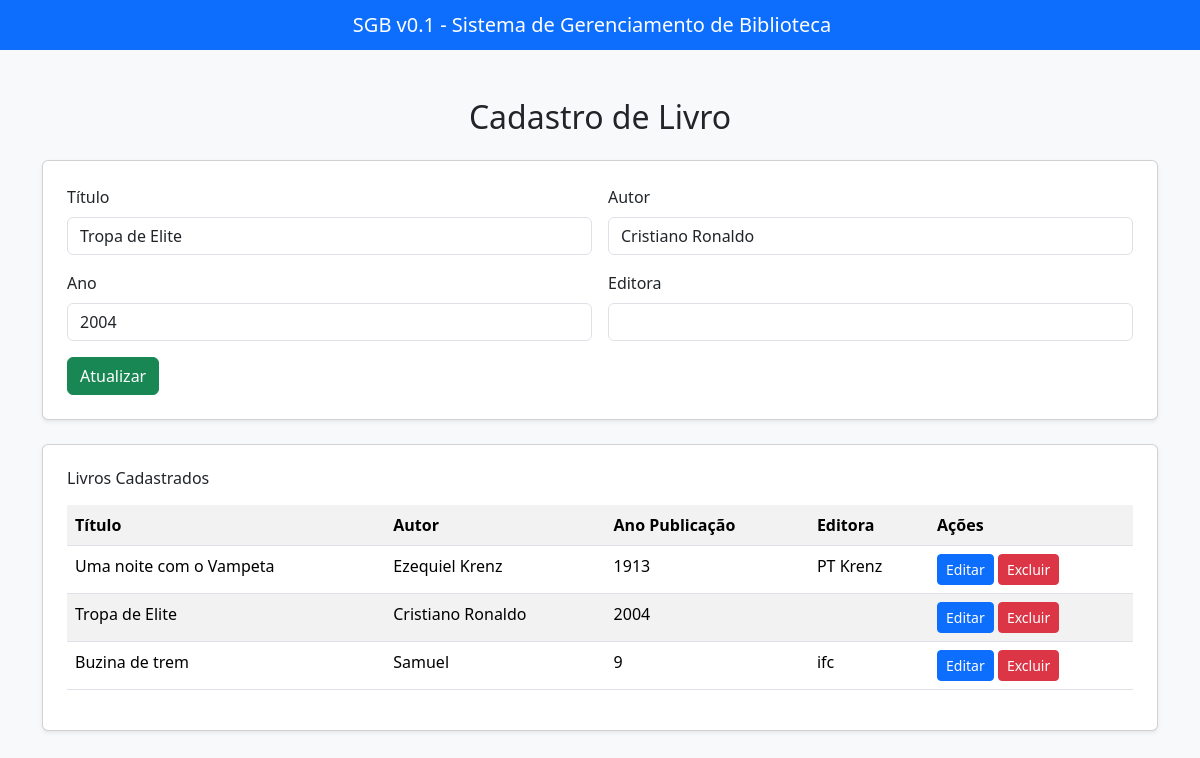
The page /livros/editar/4 on the database its author committed.
### sgb_livros/models.py (models this page shows)
class Livro(models.Model):
    titulo = models.CharField(max_length=200)
    autor = models.CharField(max_length=150)
    ano_publicacao = models.PositiveIntegerField()
    editora = models.CharField(max_length=100, blank=True, null=True)

### sgb_livros/views.py (the view, shortened to what this page needs)
# urls.py: path('editar/<int:livro_id>', views.edita_livro, name='edita_livro'),
def edita_livro(request, livro_id):
    livro = get_object_or_404(Livro, id=livro_id)
    livros = Livro.objects.all()
    return render(request, 'livros.html', {'livros': livros, 'livro_editar': livro})

### sgb_livros/templates/livros.html (shortened to what this page needs)
<!DOCTYPE html>
<html lang="pt-br">
<head>
    <link href="https://cdn.jsdelivr.net/npm/bootstrap@5.3.8/dist/css/bootstrap.min.css" rel="stylesheet"
>
</head>
<body class="bg-light">
    <header>
        <nav class="navbar navbar-expand-lg navbar-dark bg-primary">
            <div class="container-fluid justify-content-center">
                <span class="navbar-brand mb-0 h1">SGB v0.1 - Sistema de Gerenciamento de Biblioteca</span>
            </div>
        </nav>
    </header>
    <div class="container mt-5">
        <h2 class="mb-4 text-center">Cadastro de Livro</h2>
        <div class="card p-4 mb-4 shadow-sm">
            <form action="" method="POST">
                <div class="row g-3">
                    <div class="col-md-6">
                        <label class="form-label">Título</label>
                        <input type="text" name="titulo" class="form-control"
                            value="{{ livro_editar.titulo|default:'' }}" required>
                    </div>
                    <div class="col-md-6">
                        <label class="form-label">Autor</label>
                        <input type="text" name="autor" class="form-control" value="{{ livro_editar.autor|default:'' }}"
                            required>
                    </div>
                    <div class="col-md-6">
                        <label class="form-label">Ano</label>
                        <input type="text" name="ano_publicacao" class="form-control"
                            value="{{ livro_editar.ano_publicacao|default:'' }}" required>
                    </div>
                    <div class="col-md-6">
                        <label class="form-label">Editora</label>
                        <input type="text" name="editora" class="form-control"
                            value="{{ livro_editar.editora|default:'' }}">
                    </div>
                </div>
                <div class="mt-3">
                    <button type="submit" class="btn btn-success">
                        {% if livro_editar %} Atualizar {% else %} Cadastrar {% endif %}
                    </button>
                </div>
            </form>
        </div>
        <div class="card p-4 shadow-sm">
            <h6 class="mb-3">Livros Cadastrados</h6>
            <table class="table table-striped table-hover">
                <tr>
                    <th>Título</th>
                    <th>Autor</th>
                    <th>Ano Publicação</th>
                    <th>Editora</th>
                    <th>Ações</th>
                </tr>
                {% for livro in livros %}
                <tr>
                    <td>{{ livro.titulo }}</td>
                    <td>{{ livro.autor }}</td>
                    <td>{{ livro.ano_publicacao }}</td>
                    <td>{{ livro.editora }}</td>
                    <td>
                        <a href="{% url 'edita_livro' livro.id %}" class="btn btn-sm btn-primary">Editar</a>
                        <a href="{% url 'exclui_livro' livro.id %}" class="btn btn-sm btn-danger" onclick="return confirm('Deseja excluir este livro?')">Excluir</a>
                    </td>
                </tr>
                {% empty %}
                <tr>
                    <td colspan="5" class="text-center">Nenhum livro cadastrado</td>
                </tr>
                {% endfor %}
            </table>
        </div>
    </div>
</body>
</html>

### rows shown on the page
Livro: titulo "Tropa de Elite", autor "Cristiano Ronaldo", ano_publicacao "2004"
Livro: titulo "Uma noite com o Vampeta", autor "Ezequiel Krenz", ano_publicacao "1913", editora "PT Krenz"
Livro: titulo "Buzina de trem", autor "Samuel", ano_publicacao "9", editora "ifc"
